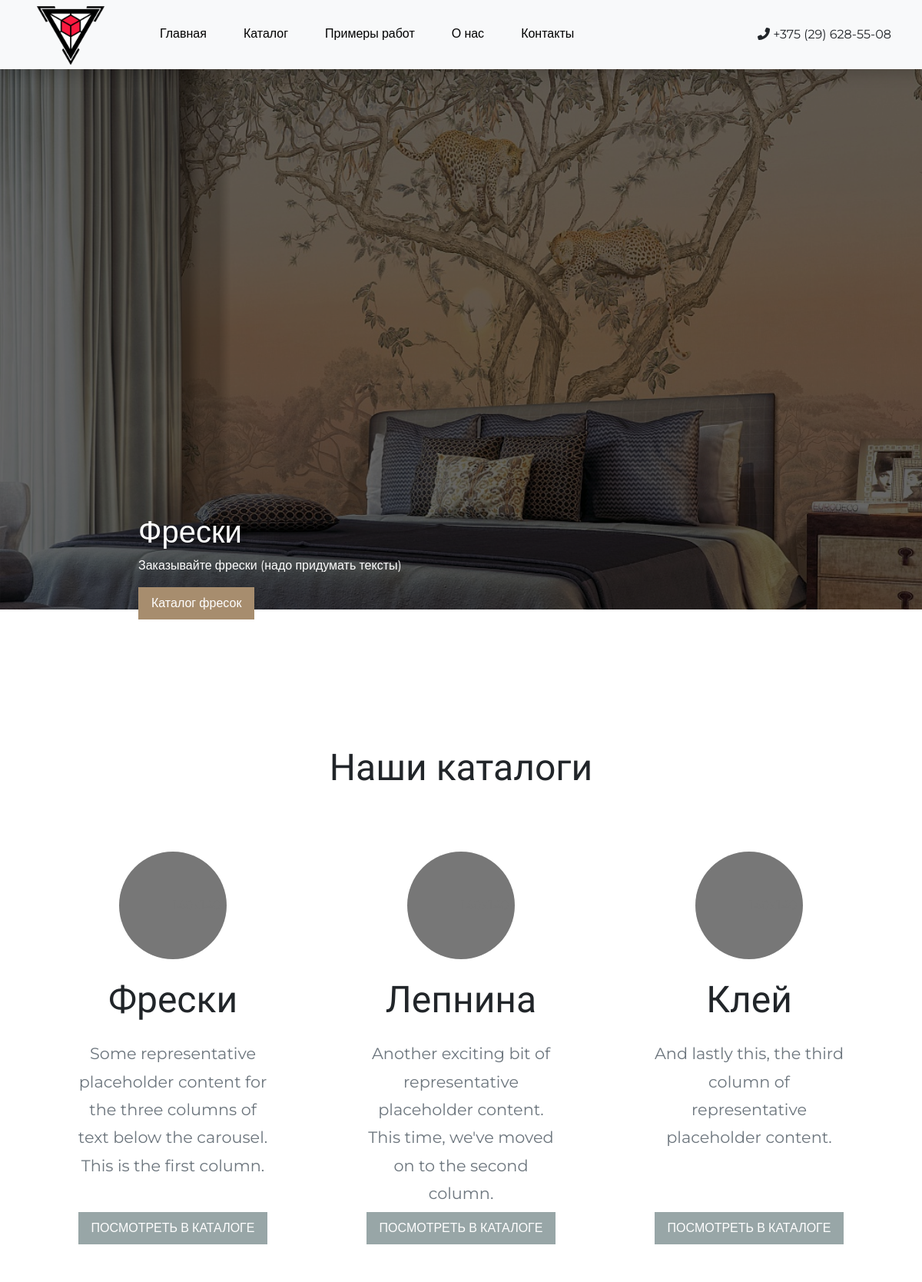
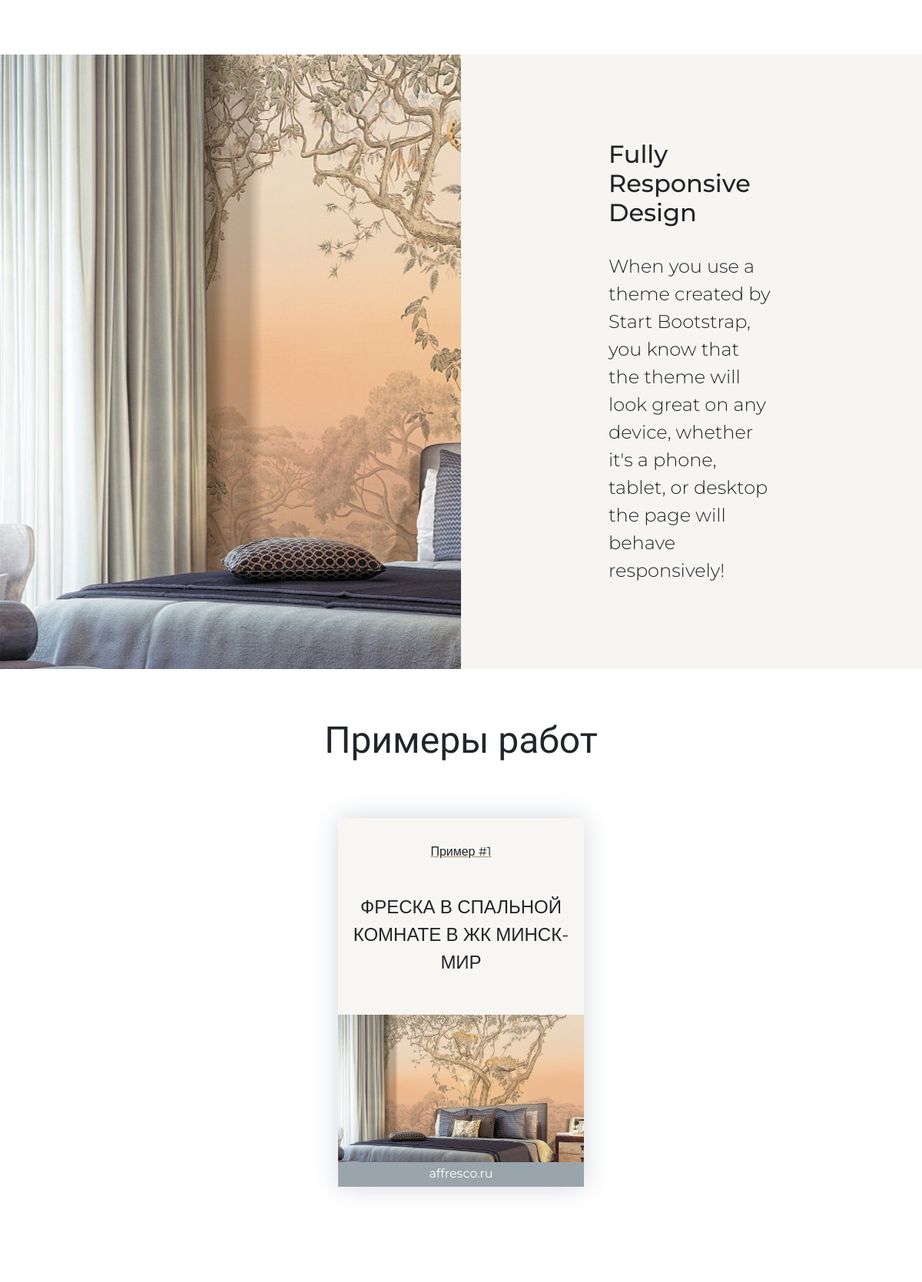
The page / (upper part) on the database its author committed (2 pictures, top to bottom).
### common/models.py (models this page shows, shortened)
class Contact(models.Model):
    CONTACT_CHOICES = (
        ('Адрес', 'Адрес'),
        ('Телефон', 'Телефон'),
        ('Email', 'Email'),
        ('Расписание', 'Расписание')
    )
    tag = models.CharField(max_length=15, unique=True, verbose_name='Тип',
                           choices=CONTACT_CHOICES, default='Адрес')
    value = models.CharField(max_length=250, unique=True, verbose_name='Значение')
    class Meta:
        verbose_name = 'Контакт'
        verbose_name_plural = 'Контакты'

class Example(models.Model):
    name = models.CharField(max_length=250, verbose_name='Описание')
    producer = models.CharField(max_length=250, blank=True, null=True, verbose_name='Производитель')
    default_image = models.ImageField(upload_to='examples/', blank=True, null=True, verbose_name='Основная картика')
    class Meta:
        verbose_name = 'Пример работы'
        verbose_name_plural = 'Примеры работ'

### common/views.py (the view)
# urls.py: path('', views.index, name='index'),
def index(request):
    exampls = list(Example.objects.all()[:4])
    return render(request, 'common/index.html', {'examples': exampls})

### common/context_processors.py (called while the page is built)
def pages(request):
    contacts_dict = get_contacts_dict(list(Contact.objects.all()))
    return {'contacts': contacts_dict}

def get_contacts_dict(contacts_list) -> dict:
    contacts_dict = dict()
    for contact in contacts_list:
        if contact.tag == 'Расписание':
            value = contact.value.split('|')
        else:
            value = contact.value
        contacts_dict[contact.tag] = value
    return contacts_dict

### templates/common/index.html (shortened to what this page needs)
<!DOCTYPE html>
{% extends 'base.html' %}
{% load static %}
{% block main_block %}
    <div id="myCarousel" class="carousel slide">
        <div class="carousel-indicators">
            <button type="button" data-bs-target="#myCarousel" data-bs-slide-to="0" class="active" aria-current="true"
                    aria-label="Slide 1"></button>
            <button type="button" data-bs-target="#myCarousel" data-bs-slide-to="1" aria-label="Slide 2"></button>
            <button type="button" data-bs-target="#myCarousel" data-bs-slide-to="2" aria-label="Slide 3"></button>
        </div>
        <div class="carousel-inner">
            <div class="carousel-item active">
                <img src="/media/freski-ecodecor.by2.jpg" alt="" class="carousel-img">
                <div class="container">
                    <div class="carousel-caption text-start">
                        <h1>Фрески</h1>
                        <p>Заказывайте фрески (надо придумать тексты)</p>
                        <p><a class="btn btn-brown" href="{% url 'catalog_app:fresco' %}">Каталог фресок</a></p>
                    </div>
                </div>
            </div>
        </div>
    </div>
    <div class="container-fluid marketing page-section">
        <div class="text-center">
            <h2 class="section-heading bad-script-font">Наши каталоги</h2>
        </div>
        <div class="row d-flex justify-content-evenly">
            <div class="col-lg-3">
                <h4 class="my-4 bad-script-font f-3-rem">Фрески</h4>
                <p class="text-muted text-sells">Some representative placeholder content for the three columns of text
                    below the
                    carousel. This is the
                    first column.</p>
                <p><a class="btn btn-gray" href="{% url 'catalog_app:fresco' %}">ПОСМОТРЕТЬ В КАТАЛОГЕ</a></p>
            </div>
            <div class="col-lg-3">
                <h4 class="my-4 bad-script-font f-3-rem">Лепнина</h4>
                <p class="text-muted text-sells">Another exciting bit of representative placeholder content. This time,
                    we've moved
                    on to the second
                    column.</p>
                <p><a class="btn btn-gray" href="{% url 'catalog_app:fretwork' %}">ПОСМОТРЕТЬ В КАТАЛОГЕ</a></p>
            </div>
            <div class="col-lg-3">
                <h4 class="my-4 bad-script-font f-3-rem">Клей</h4>
                <p class="text-muted text-sells">And lastly this, the third column of representative placeholder
                    content.</p>
                <p><a class="btn btn-gray" href="{% url 'catalog_app:glue' %}">ПОСМОТРЕТЬ В КАТАЛОГЕ</a></p>
            </div>
        </div>
    </div>
    <div class="container-fluid">
        <div class="row" style="background: #f6f5f1">
            <div class="col-lg-6 showcase-img" style="background-image: url('/media/freski-ecodecor.by2.jpg')"></div>
            <div class="col-lg-6 my-auto showcase-text" style="padding-left: 12rem; padding-right: 12rem;">
                <h2 style="font-size: 2rem">Fully Responsive Design</h2>
                <p class="lead mb-0" style="margin-top: 2rem; font-size: 1.5rem;">When you use a theme created by Start
                    Bootstrap, you know that the theme will look
                    great on any device, whether it's a phone, tablet, or desktop the page will behave responsively!</p>
            </div>
        </div>
    </div>
    <div class="container-fluid my-auto" style="min-height: 50rem;">
        <div class="container d-flex justify-content-center" style="margin-top: 4rem">
            <h1 class="align-self-center bad-script-font f-3-rem">Примеры работ</h1>
        </div>
        <div class="row d-flex justify-content-center" style="margin-top: 4rem">
            {% for example in examples %}
                <div class="card align-self-center mx-4 mb-3 work-example work-example-{{ forloop.counter }}"
                onclick="openUrlSameTab('/examples')">
                    <div class="card-body">
                        <p class="card-text text-center fs-6 mt-3 example-num">Пример #{{ forloop.counter }}</p>
                        <div class="d-flex" style="min-height: 10rem">
                            <p class="card-text align-self-center text-uppercase text-center fs-4">{{ example.name }}</p>
                        </div>
                    </div>
                    <div>
                        <img src="/media/{{ example.default_image }}" class="card-img-bottom" alt="...">
                    </div>
                    <div class="w-100 d-flex justify-content-center producer" style="min-height: 2rem; padding-top: 0.2rem;">
                        {% if examples.0.producer is not None %}
                            <a class="text-white" href="#" style="text-decoration: none">{{ example.producer }}</a>
                        {% endif %}
                    </div>
                </div>
            {% endfor %}
        </div>
    </div>
{% endblock %}

### templates/base.html (shortened to what this page needs)
<!DOCTYPE html>
{% load static %}
<html lang="en">
<head>
    <link href="https://cdn.jsdelivr.net/npm/bootstrap@5.0.0-beta2/dist/css/bootstrap.min.css" rel="stylesheet"
>
    <link href="{% static 'css/main.css' %}" rel="stylesheet">
</head>
<body class="d-flex flex-column h-100 montserrat-font">
<nav class="navbar navbar-expand-lg navbar-light bg-light sticky-top" id="mainNav">
    <div class="container-fluid">
        <a class="navbar-brand m-0" href="{% url 'common_app:index' %}">
            <img src="/media/logo.png" alt="" class="d-inline-block align-text-top">
        </a>
        <div class="container-fluid collapse navbar-collapse nav-links" id="navbarSupportedContent">
            <ul class="navbar-nav">
                <li class="nav-item">
                    <a class="nav-link main-nav-link" aria-current="page"
                       href="{% url 'common_app:index' %}">Главная</a>
                </li>
                <li class="nav-item">
                    <a class="nav-link main-nav-link" href="{% url 'catalog_app:fresco' %}">Каталог</a>
                </li>
                <li class="nav-item">
                    <a class="nav-link main-nav-link" href="{% url 'common_app:examples' %}">Примеры работ</a>
                </li>
                <li class="nav-item">
                    <a class="nav-link main-nav-link" href="{% url 'common_app:about' %}">О нас</a>
                </li>
                <li class="nav-item">
                    <a class="nav-link main-nav-link" href="{% url 'common_app:contacts' %}">Контакты</a>
                </li>
            </ul>
            <p class="text-black contacts nav-contact">
                <i class="fas fa-phone-alt mr-3"></i>
                {{ contacts.Телефон }}
            </p>
        </div>
    </div>
</nav>
{% block main_block %}
{% endblock %}
</body>
</html>

### static/css/main.css (style rules this page uses)
a { text-decoration: none; !important; }
.navbar-brand img { margin-right: 0; height: 3rem; position: absolute; }
#mainNav { padding-top: 1.5rem; padding-bottom: 1.5rem; transition: padding-top 0.3s ease-in-out, padding-bottom 0.3s ease-in-out; box-shadow: 0 .5rem 1rem rgba(0, 0, 0, .15) !important; }
#mainNav { padding-left: 10rem; padding-right: 1rem; transition: padding-left 0.3s ease-in-out; }
#mainNav .navbar-brand img { position: absolute; height: 6rem; background: transparent; left: 2.75rem; top: -0.5rem; transition: height 0.3s ease-in-out; }
a.main-nav-link { display: inline-block; position: relative; color: black !important; margin-left: 1rem; margin-right: 1rem; }
a.main-nav-link::after { content: ""; width: 0; height: 2px; background-color: black; display: block; transition: width 0.2s; }
.card-img-bottom { border-bottom-right-radius: 0; border-bottom-left-radius: 0; float: left; width: 100%; height: 12rem; object-fit: cover; }
.btn-brown { background-color: #a78d6e; color: white; }
.btn-gray { background-color: #98a6a7; color: white; }
.btn { border-radius: 0; padding: .5rem 1rem; }
.page-section { padding-top: 5rem; padding-bottom: 5rem; }
.page-section h2.section-heading { font-size: 3rem; margin-top: 0; margin-bottom: 5rem; }
.text-uppercase { text-transform: uppercase !important; }
.showcase-text { padding: 3rem; }
.showcase-img { min-height: 50rem; background-size: cover; }
.carousel { margin-bottom: 0; }
.carousel-caption { bottom: 3rem; z-index: 10; }
.carousel-item { height: 50rem; }
.carousel-item > img { position: absolute; top: 0; left: 0; min-width: 100%; height: 50rem; object-fit: cover; }
.marketing .col-lg-3 { margin-bottom: 1.5rem; text-align: center; }
.marketing h2 { font-weight: 400; }
.marketing .col-lg-3 p { margin-right: .75rem; margin-left: .75rem; }
.marketing { min-height: 50rem; }
.bad-script-font { font-family: 'Bad Script', cursive; }
.montserrat-font { font-family: 'Montserrat', sans-serif; }
.f-3-rem { font-size: 3rem; }
.text-sells { font-size: 1.3rem; height: 8rem; line-height: 1.75; }
@media screen and (max-width: 1360px ) { .text-sells { height: 13rem; } }
.nav-links { justify-content: space-between; }
.carousel-img { filter: brightness(40%); }
p.contacts { cursor: default; }
.nav-contact { margin: 0; }
.work-example { border-radius: 0; border: 0; min-height: 30rem; min-width: 20rem; padding-left: 0; padding-right: 0; box-shadow: 0 0 2rem 0 rgba(34, 60, 80, 0.2); width: 20rem; cursor: pointer; transition: transform 0.3s; }
.work-example-1, .work-example-3 { background-color: #f7f6f2; }
.work-example-1 .example-num, .work-example-3 .example-num { text-decoration: underline #a78d6e }
.work-example-1 .producer, .work-example-3 .producer { color: white; background-color: #9aa5ab; }
.carousel-item > img { height: auto; }

### rows shown on the page
Contact: Телефон "+375 (29) 628-55-08"
Example: name "ФРЕСКА В СПАЛЬНОЙ КОМНАТЕ В ЖК МИНСК-МИР", default_image (picture), producer "affresco.ru"
